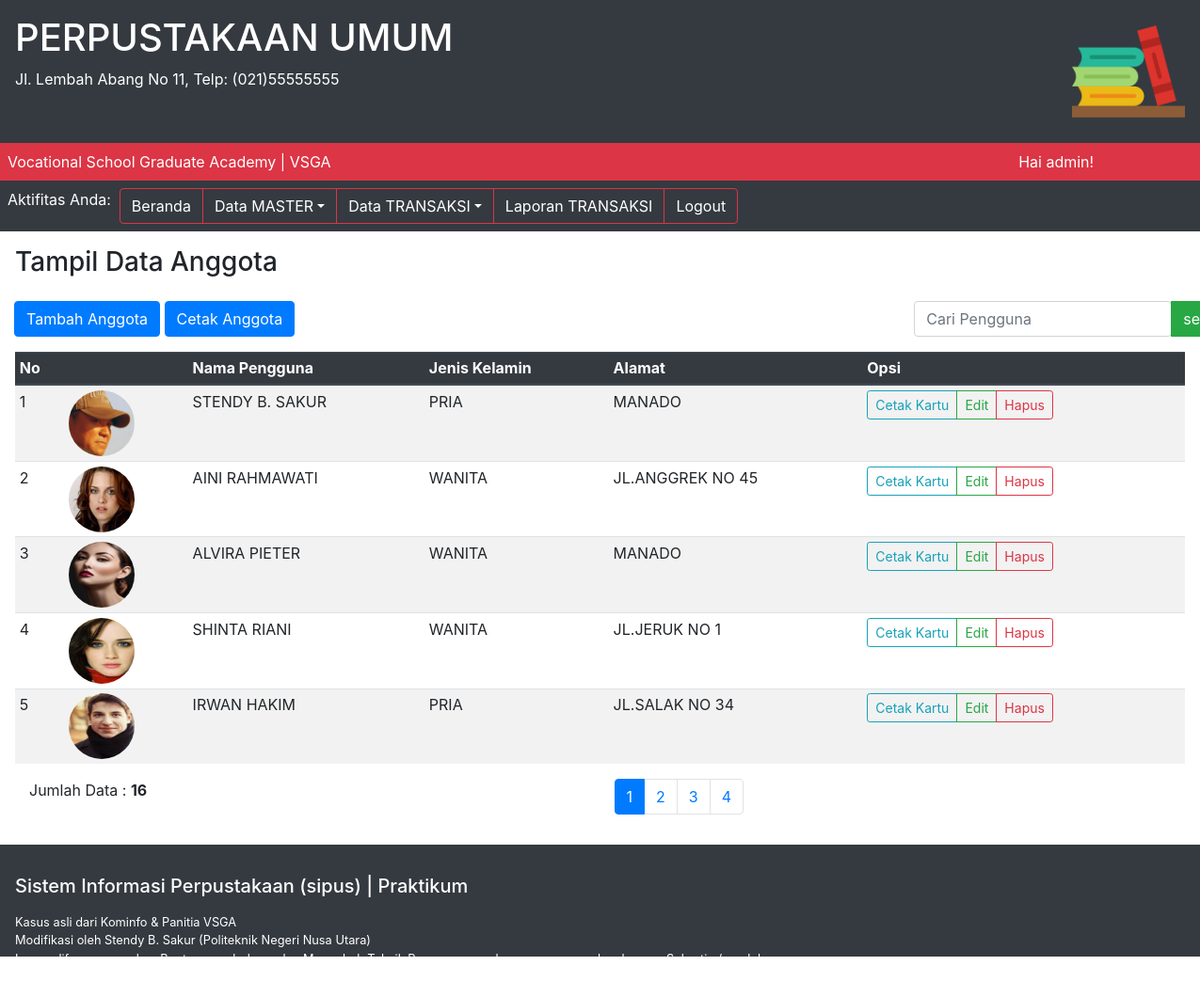
Screenshot of /index.php?p=anggota (signed in) with the database file from the repository.
### tables this page shows
CREATE TABLE `tbanggota` (
  `idanggota` varchar(5) NOT NULL,
  `nama` varchar(30) NOT NULL,
  `jeniskelamin` varchar(10) NOT NULL,
  `alamat` varchar(40) NOT NULL,
  `status` varchar(20) NOT NULL,
  `foto` varchar(50) NOT NULL
);

### modul/modul.php (the view, shortened to what this page needs)
<?php
function getConnection() {
	$server = "localhost";
	$user = "root";
	$password = "";
	$nama_database = "dbpus";
	$port = 2112;
	$db = mysqli_connect($server, $user, $password, $nama_database, $port);
	return $db;
}
function getPage ($get_page)
{
	$pages_dir = 'pages';
	if(!empty($get_page)){
		$pages=scandir($pages_dir,0);
		unset($pages[0],$pages[1]);
		$p=$get_page;
		if(in_array($p.'.php',$pages)){
			include($pages_dir.'/'.$p.'.php');
		}else{
			echo'Halaman Tidak Ditemukan';
		}
	}else{
		include($pages_dir . '/beranda.php');
	}
}
function getTampilAnggota($pg, $req)
{
	echo "<table class='table table-striped table-sm'>";
	echo "<thead class='thead-dark'>";
	echo "<tr>";
	echo "<th>No</th>";
	echo "<th>&nbsp;</th>";
	echo "<th>Nama Pengguna</th>";
	echo "<th>Jenis Kelamin</th>";
	echo "<th>Alamat</th>";
	echo "<th>Opsi</th>";
	echo "</tr>";
	echo "</thead>";
	echo "<tbody>";
	$batas = 5;
	extract($pg);
	if(empty($hal)){
		$posisi = 0;
		$hal = 1;
		$nomor = 1;
	}else {
		$posisi = ($hal - 1) * $batas;
		$nomor = $posisi+1;
	}
	if($req == "POST")
	{
		$pencarian = trim(mysqli_real_escape_string(getConnection(), htmlentities($_POST['pencarian'], ENT_QUOTES)));
		if($pencarian != ""){
			$sql = "SELECT * FROM tbanggota WHERE nama LIKE '%$pencarian%'
					OR idanggota LIKE '%$pencarian%'
					OR jeniskelamin LIKE '%$pencarian%'
					OR alamat LIKE '%$pencarian%'";
			$query = $sql;
			$queryJml = $sql;
		} else {
			$query = "SELECT * FROM tbanggota LIMIT $posisi, $batas";
			$queryJml = "SELECT * FROM tbanggota";
			$no = $posisi * 1;
		}
	}else {
		$query = "SELECT * FROM tbanggota LIMIT $posisi, $batas";
		$queryJml = "SELECT * FROM tbanggota";
	}
	$q_tampil_anggota = mysqli_query(getConnection(), $query);
	if(mysqli_num_rows($q_tampil_anggota)>0)
	{
		while($r_tampil_anggota=mysqli_fetch_array($q_tampil_anggota))
		{
			if(empty($r_tampil_anggota['foto']) or ($r_tampil_anggota['foto']=='-'))
			{
				$newfoto = "admin-no-photo.jpg";
			}else{
				$newfoto = $r_tampil_anggota['foto'];
			}
			echo "<tr>";
			echo "<td>" . $nomor . "</td>";
			echo "<td><img src=images/$newfoto class='rounded-circle' width=70px height=70px></td>";
			echo "<td>" . strtoupper($r_tampil_anggota['nama']) . "</td>";
			echo "<td>" . strtoupper($r_tampil_anggota['jeniskelamin']) . "</td>";
			echo "<td>" . strtoupper($r_tampil_anggota['alamat']) . "</td>";
			echo "<td>";
			echo "<div class='btn-group btn-group-sm'>";
			echo "<a href=pages/cetak_kartu.php?id=$r_tampil_anggota[idanggota]  target=_blank class='btn btn-outline-info' role='button'>Cetak Kartu</a>";
			echo "<a href=index.php?p=anggota-edit&id=$r_tampil_anggota[idanggota]&hal=$hal class='btn btn-outline-success' role='button'>Edit</a>";
			echo "<a href=proses/anggota-hapus.php?id=$r_tampil_anggota[idanggota] onclick =\"return confirm ('Apakah Anda Yakin Akan Menghapus Data Ini?');\" class='btn btn-outline-danger' role='button'>Hapus</a>";
			echo "</div>";
			echo "</td>";
			echo "</tr>";
			$nomor++;
		}
	}else {
		echo "<tr><td colspan=6>Data Tidak Ditemukan</td></tr>";
	}
	echo "</tbody>";
	echo "</table>";
	if(isset($_POST['pencarian']))
	{
		if($_POST['pencarian']!=''){
			echo "<div style=\"float:left;\">";
			$jml = mysqli_num_rows(mysqli_query(getConnection(), $queryJml));
			echo "Data Hasil Pencarian: <b>$jml</b>";
			echo "</div>";
		}
	}else{
		echo "<div class='container-fluid'>";
		echo "<div class='row'>";
		echo "<div class='col'>";
		echo "<div class='text-left'>";
		$jml = mysqli_num_rows(mysqli_query(getConnection(), $queryJml));
		echo "Jumlah Data : <b>$jml</b>";
		echo "</div>";
		echo "</div>";
		echo "<div class='col'>";
		echo "<div class='pagination'>";
		$jml_hal = ceil($jml/$batas);
		echo "<ul class='pagination float-right'>";
		for($i=1; $i<=$jml_hal; $i++){
			if($i != $hal){
				echo "<li class='page-item'>";
				echo "<a class='page-link' href=\"?p=anggota&hal=$i\">$i</a>";
			}else {
				echo "<li class='page-item active'>";
				echo "<a class='page-link'>$i</a>";
				echo "</li>";
			}
		}
		echo "</ul>";
		echo "</div>";
		echo "</div>";
		echo "</div>";
		echo "</div>";
	}
}
?>

### index.php (shortened to what this page needs)
<?php
require_once "modul/modul.php";
?>
<!DOCTYPE html>
<html lang="eng">
<head>
	<link rel="stylesheet" href="plugin/bootstrap-4.5.3-dist/css/bootstrap.min.css">
</head>
<body style="background: #343A40;">
	<div class="container-fluid p-3 bg-dark text-white">
		<div class="row">
			<div class="col-10">
				<h1>PERPUSTAKAAN UMUM</h1>
				<p>Jl. Lembah Abang No 11, Telp: (021)55555555</p>
			</div>
			<div class="col-2">
				<img src="images/logo-perpustakaan3.png" class="float-right" alt="perpus" width="120" height="120">
			</div>
		</div>
	</div>
	<div class="container-fluid p-2 bg-danger text-white">
		<div class="row">
			<div class="col-10">Vocational School Graduate Academy | VSGA</div>
			<div class="col-2"><span class="text-center">Hai <?php echo$_SESSION['sesi']; ?>!</span></div>
		</div>
	</div>
	<div class="container-fluid p-2 bg-dark">
		<span class="text-white float-left">Aktifitas Anda:&nbsp;&nbsp;</span>
		<div class="btn-group">
			<a href="index.php?p=beranda" class="btn btn-outline-danger text-white" active>Beranda</a>
			<div class="btn-group">
				<button type="button" class="btn btn-outline-danger text-white dropdown-toggle" id="dropdownDataMaster" data-toggle="dropdown" area-expanded="false">Data MASTER</button>
			</div>
			<div class="btn-group">
				<button type="button" class="btn btn-outline-danger text-white dropdown-toggle" data-toggle="dropdown" id="dopdownDataTransaksi">Data TRANSAKSI</button>
			</div>
			<a href="index.php?p=laporan-transaksi" class="btn btn-outline-danger text-white">Laporan TRANSAKSI</a>
			<a href="logout.php" class="btn btn-outline-danger text-white">Logout</a>
		</div>
	</div>
	<div class="container-fluid p-0 bg-white">
		<?php
			if (isset($_GET['p'])) {
				getPage ($_GET['p']);
			}else{
				getPage ('beranda');
			}
		?>
	</div>
	<div class="container-fluid p-3 bg-dark text-white">
		<p><h5>Sistem Informasi Perpustakaan (sipus) | Praktikum </h5></p>
		<p><h6><small>
		Kasus asli dari Kominfo & Panitia VSGA <br />
		Modifikasi oleh Stendy B. Sakur (Politeknik Negeri Nusa Utara) <br />
		Logmodif: menggunakan Bootsrap sederhana dan Mengubah Teknik Pemrograman dengan menggunakan konsep Subrutin / modular</small></h6></p>
	</div>
</body>
</html>

### pages/anggota.php
<?php require_once "modul/modul.php"; ?>
<div class="container-fluid p-3">
	<h3>Tampil Data Anggota</h3>
</div>
<div class="container-fluid">
	<div class="row">
		<div class="col-9">
			<div class="btn-group">
				<a href="index.php?p=anggota-input" class="btn btn-primary">Tambah Anggota
				</a>
			</div>
			<div class="btn-group">
				<a href="pages/cetak.php" target="_blank" class="btn btn-primary">Cetak Anggota
				</a>
			</div>
		</div>
		<div class="col-3 justify-content-end">
			<form class="form-inline" method="POST">
			<div class="btn-group">
				<input type="text" name="pencarian" class="form-control" id="pencarian" placeholder="Cari Pengguna">
				<input type="submit" name="search" value="search" class="btn btn-success">
			</div>
			</form>
		</div>
	</div>
</div>
<div class="container-fluid p-3">
	<?php getTampilAnggota($_GET, $_SERVER['REQUEST_METHOD']); ?>
</div>

### rows the page displays
tbanggota: foto (picture), nama "STENDY B. SAKUR", jeniskelamin "PRIA", alamat "MANADO"
tbanggota: foto (picture), nama "AINI RAHMAWATI", jeniskelamin "WANITA", alamat "JL.ANGGREK NO 45"
tbanggota: foto (picture), nama "ALVIRA PIETER", jeniskelamin "WANITA", alamat "MANADO"
tbanggota: foto (picture), nama "SHINTA RIANI", jeniskelamin "WANITA", alamat "JL.JERUK NO 1"
tbanggota: foto (picture), nama "IRWAN HAKIM", jeniskelamin "PRIA", alamat "JL.SALAK NO 34"

### other values shown
$_SESSION['sesi'] "admin"
$jml "16"
